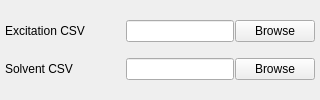
          <widget class="QWidget" name="tab_5">
           <property name="toolTipDuration">
            <number>-1</number>
           </property>
           <attribute name="title">
            <string>Excitation</string>
           </attribute>
           <layout class="QVBoxLayout" name="verticalLayout_3">
            <property name="spacing">
             <number>1</number>
            </property>
            <property name="leftMargin">
             <number>5</number>
            </property>
            <property name="topMargin">
             <number>5</number>
            </property>
            <property name="rightMargin">
             <number>5</number>
            </property>
            <property name="bottomMargin">
             <number>5</number>
            </property>
            <item>
             <layout class="QHBoxLayout" name="horizontalLayout_5">
              <item>
               <widget class="QLabel" name="label_5">
                <property name="minimumSize">
                 <size>
                  <width>120</width>
                  <height>0</height>
                 </size>
                </property>
                <property name="text">
                 <string>Excitation CSV</string>
                </property>
               </widget>
              </item>
              <item>
               <widget class="QLineEdit" name="ex_file_text">
                <property name="readOnly">
                 <bool>false</bool>
                </property>
               </widget>
              </item>
              <item>
               <widget class="QPushButton" name="ex_file_button">
                <property name="text">
                 <string>Browse</string>
                </property>
               </widget>
              </item>
             </layout>
            </item>
            <item>
             <layout class="QHBoxLayout" name="horizontalLayout_4">
              <item>
               <widget class="QLabel" name="label_4">
                <property name="minimumSize">
                 <size>
                  <width>120</width>
                  <height>0</height>
                 </size>
                </property>
                <property name="text">
                 <string>Solvent CSV</string>
                </property>
               </widget>
              </item>
              <item>
               <widget class="QLineEdit" name="ex_solv_text">
                <property name="readOnly">
                 <bool>false</bool>
                </property>
               </widget>
              </item>
              <item>
               <widget class="QPushButton" name="ex_solv_button">
                <property name="text">
                 <string>Browse</string>
                </property>
               </widget>
              </item>
             </layout>
            </item>
           </layout>
          </widget>
